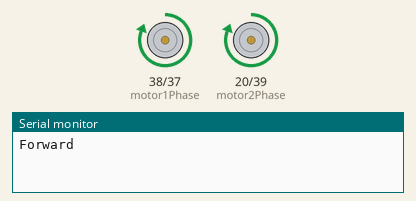
A sketch run on a simulated Arduino Mega 2560, built with avr-gcc and run on an emulated ATmega2560. On the bench: direction and speed pins drawn as motors (green arrow = direction pin HIGH = forward, orange = LOW = backward, longer = more drive), the last lines printed to the serial monitor.

Above: at 1.0 s.
At 3.0 s:
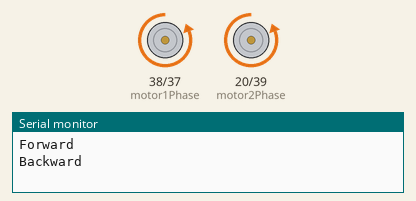
Timing chart, 0 to 5.2 s (numbered marks = the images above):
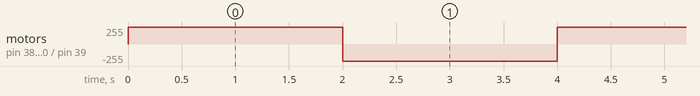

The sketch:

ANALOGForwardAndBackBothMotors.ino
```cpp
int motor1PWM = 37;
int motor1Phase = 38;
int motor2PWM = 39;
int motor2Phase = 20;

// the setup routine runs once when you press reset:
void setup() {
 Serial.begin(9600);
 }
// the loop routine runs over and over again continuously:
void loop() {
 analogWrite(motor1Phase, 255); //forward left motor
 analogWrite(motor1PWM, 200); // set speed of left motor
 analogWrite(motor2Phase, 255); //forward right moto
 analogWrite(motor2PWM, 200); // set speed of right motor

 Serial.println("Forward"); // Display motor direction

 delay(2000); //2 seconds

 analogWrite(motor1Phase, 0); //Backward left motor
 analogWrite(motor1PWM, 255); // set speed of left motor
 analogWrite(motor2Phase, 0); //Backward left motor
 analogWrite(motor2PWM, 255); // set speed of right motor

 Serial.println("Backward"); // Display motor direction
 delay(2000); //2 seconds
 }
```

Measured:
- by itself, motor on pin 38 (motor1Phase) / pin 37 (motor1PWM), motor on pin 20 (motor2Phase) / pin 39 (motor2PWM): alternates forward 255/255 for 2.0 s and backward 255/255 for 2.0 s
